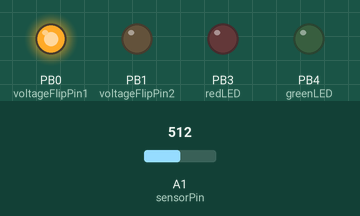
This sketch was run on a simulated ATtiny85, built with avr-gcc and run on an emulated ATtiny85. Shown: output pins drawn as LEDs (lit = HIGH). The inputs (shaded band) are chosen by the test bench; at power-on: A1 (sensorPin) = 512.

Above: at 0.1 s.
At 2.1 s:
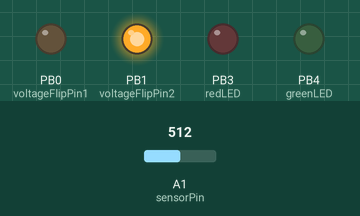
At 20.1 s:
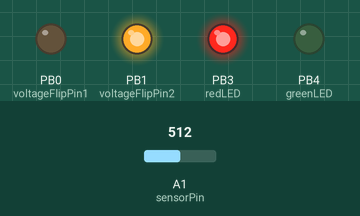
At 39.1 s:
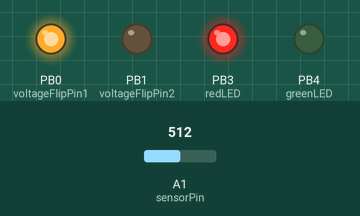
Timing chart, 0 to 40.0 s (numbered marks = the images above):
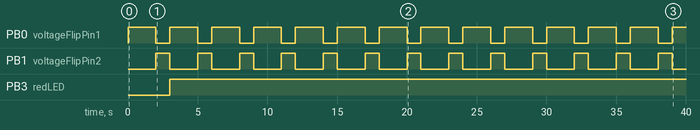

The sketch:

voltageFlip.ino
```cpp
#define voltageFlipPin1 0
#define voltageFlipPin2 1
#define sensorPin A1
#define redLED 3
#define greenLED 4

int green = 950;
int yellow = 900;
int red = 850;

int flipTimer = 1000;
int blinkHelper = 0;

void setup(){
  // Serial.begin(9600);
  pinMode(voltageFlipPin1, OUTPUT);
  pinMode(voltageFlipPin2, OUTPUT);
  pinMode(sensorPin, INPUT);
  pinMode(greenLED, OUTPUT);
  pinMode(redLED, OUTPUT);
}

void setLedStatus(int iVal) {
  if(iVal > green) {
    digitalWrite(greenLED, HIGH);
    digitalWrite(redLED, LOW);
  }

  if(iVal > yellow && iVal <= green) {
    if(blinkHelper == 0) {
      digitalWrite(greenLED, HIGH);
      blinkHelper = 1;
    }
    else {
      digitalWrite(greenLED, LOW);
      blinkHelper = 0;
    }
    digitalWrite(redLED, LOW);
  }

  if(iVal > red && iVal <= yellow) {
    if(blinkHelper == 0) {
      digitalWrite(redLED, HIGH);
      blinkHelper = 1;
    }
    else {
      digitalWrite(redLED, LOW);
      blinkHelper = 0;
    }
    digitalWrite(greenLED, LOW);
  }

  if(iVal <= red) {
    digitalWrite(redLED, HIGH);
    digitalWrite(greenLED, LOW);
  }

}

void setSensorPolarity(boolean flip){
  if(flip){
    digitalWrite(voltageFlipPin1, HIGH);
    digitalWrite(voltageFlipPin2, LOW);
  }else{
    digitalWrite(voltageFlipPin1, LOW);
    digitalWrite(voltageFlipPin2, HIGH);
  }
}


void loop(){

  setSensorPolarity(true);
  delay(flipTimer);
  int val1 = analogRead(sensorPin);
  delay(flipTimer);
  setSensorPolarity(false);
  delay(flipTimer);
  // invert the reading
  int val2 = 1023 - analogRead(sensorPin);
  reportLevels(val1,val2);
}


void reportLevels(int val1,int val2){

  int avg = (val1 + val2) / 2;

  // String msg = "avg: ";
  // msg += avg;
  // Serial.println(msg);

  setLedStatus(avg);

}
```

Measured:
- by itself, PB0 (voltageFlipPin1): alternates HIGH for 2.0 s and LOW for 1.0 s
- by itself, PB1 (voltageFlipPin2): alternates HIGH for 1.0 s and LOW for 2.0 s
- by itself, PB3 (redLED): LOW → HIGH at 3.0 s
